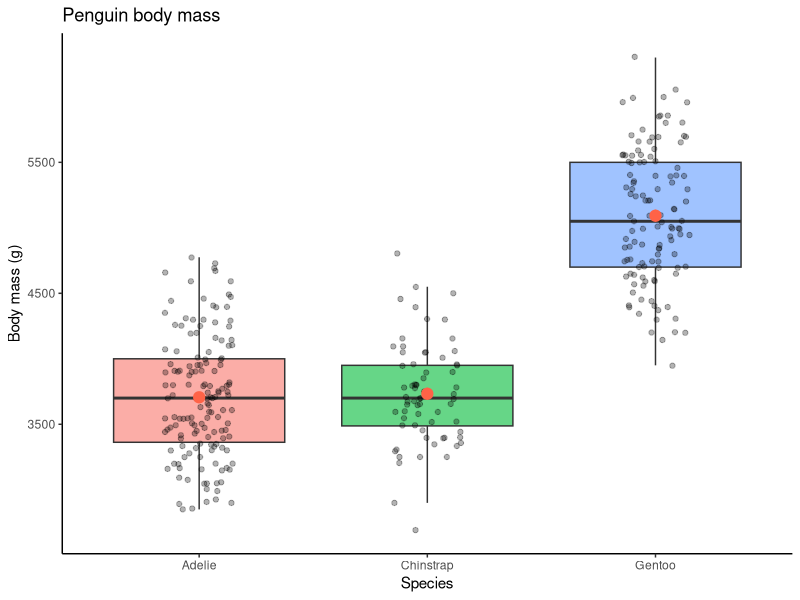
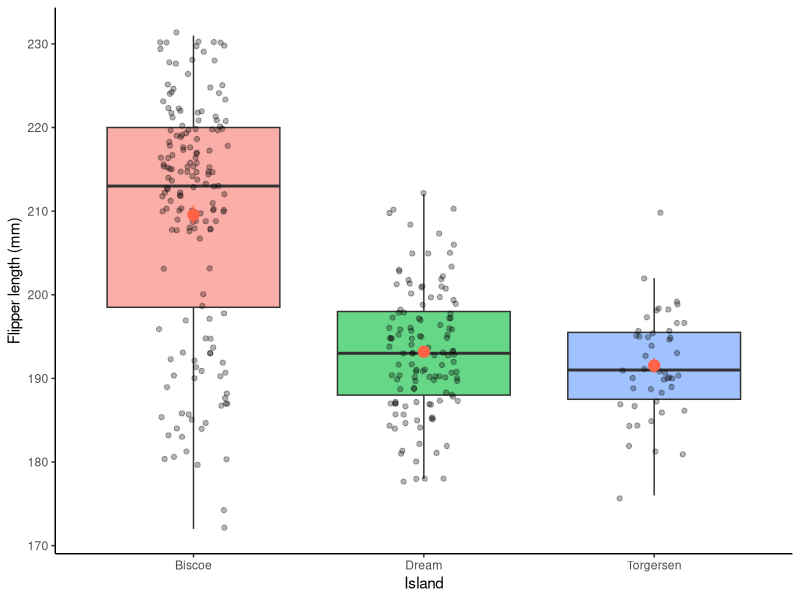

Generate these figures, in order, with R: (Note: this script raises an error after producing the figures.)
# =============================================================================
# 16_functions.R
# UMD Biostatistics — Bill Perry
# Reference script: writing your own functions in R
# =============================================================================

library(tidyverse)
library(palmerpenguins)


# ── 1. WHY WRITE FUNCTIONS? ───────────────────────────────────────────────────
# Rule of thumb: if you copy-paste code more than twice, write a function.
# Functions: reduce errors, make code readable, and update in one place.


# ── 2. THE BASIC STRUCTURE ────────────────────────────────────────────────────
# my_function <- function(arg1, arg2, ...) {
#   body — code that uses the arguments
#   return(result)     # optional — R returns the last expression
# }


# ── 3. A SIMPLE FIRST FUNCTION ────────────────────────────────────────────────
# Standard error — written out manually every time before; now one call
std_error <- function(x) {
  sd(x, na.rm = TRUE) / sqrt(sum(!is.na(x)))
}

std_error(penguins$body_mass_g)   # 37.2
std_error(c(4, 3, 5, NA, 7))      # 0.85


# ── 4. DEFAULT ARGUMENTS ──────────────────────────────────────────────────────
# Provide a default so callers can omit arguments they do not need to change.

describe_var <- function(x, digits = 2) {
  tibble(
    n      = sum(!is.na(x)),
    mean   = round(mean(x,   na.rm = TRUE), digits),
    sd     = round(sd(x,     na.rm = TRUE), digits),
    se     = round(std_error(x),            digits),
    min    = round(min(x,    na.rm = TRUE), digits),
    max    = round(max(x,    na.rm = TRUE), digits)
  )
}

describe_var(penguins$body_mass_g)
describe_var(penguins$flipper_length_mm, digits = 1)


# ── 5. FUNCTION THAT RETURNS A GGPLOT ─────────────────────────────────────────
# Wrap a standard exploratory plot so you can reuse it for any variable.

plot_by_group <- function(df, x_var, y_var,
                           x_lab = x_var, y_lab = y_var,
                           title = NULL) {
  ggplot(df, aes(x = .data[[x_var]], y = .data[[y_var]],
                 fill = .data[[x_var]])) +
    geom_boxplot(alpha = 0.6, outlier.shape = NA) +
    geom_point(position = position_jitter(width = 0.15, seed = 42), alpha = 0.3, size = 1.5) +
    stat_summary(fun.data = mean_se, geom = "pointrange",
                 color = "tomato", size = 0.7) +
    labs(x = x_lab, y = y_lab, title = title) +
    theme_classic() +
    theme(legend.position = "none")
}

# .data[[var]] is the tidy-eval way to use a string as a column name inside aes()

plot_by_group(penguins |> drop_na(),
              x_var = "species",
              y_var = "body_mass_g",
              x_lab = "Species",
              y_lab = "Body mass (g)",
              title = "Penguin body mass")

plot_by_group(penguins |> drop_na(),
              x_var = "island",
              y_var = "flipper_length_mm",
              x_lab = "Island",
              y_lab = "Flipper length (mm)")


# ── 6. FUNCTION WITH VALIDATION ───────────────────────────────────────────────
# Use stop() to give clear error messages when inputs are wrong.

std_error_safe <- function(x) {
  if (!is.numeric(x)) {
    stop("x must be a numeric vector, not ", class(x), call. = FALSE)
  }
  if (sum(!is.na(x)) < 2) {
    stop("Need at least 2 non-NA values to compute SE.", call. = FALSE)
  }
  sd(x, na.rm = TRUE) / sqrt(sum(!is.na(x)))
}

std_error_safe(c(1, 2, 3))         # works fine
# std_error_safe(c("a", "b"))       # clear error: "x must be numeric"
# std_error_safe(c(1, NA, NA, NA))  # clear error: "Need at least 2 non-NA"


# ── 7. APPLYING A FUNCTION ACROSS COLUMNS WITH across() ─────────────────────

# Use your function inside summarise(across(...))
penguins |>
  drop_na() |>
  group_by(species) |>
  summarise(
    across(
      c(bill_length_mm, flipper_length_mm, body_mass_g),
      list(mean = ~ mean(.x, na.rm = TRUE),
           se   = ~ std_error(.x)),
    ),
    .groups = "drop"
  )


# ── 8. A COMPLETE ANALYSIS FUNCTION ──────────────────────────────────────────
# Wrap a standard pipeline: filter → summarise → plot → save

penguin_summary_plot <- function(df, group_var, response_var,
                                  output_path = NULL) {
  # Compute summary
  smry <- df |>
    drop_na(all_of(c(group_var, response_var))) |>
    group_by(.data[[group_var]]) |>
    summarise(
      n    = sum(!is.na(.data[[response_var]])),
      mean = mean(.data[[response_var]], na.rm = TRUE),
      se   = std_error(.data[[response_var]]),
      .groups = "drop"
    )

  # Build plot
  p <- ggplot(smry, aes(x = .data[[group_var]], y = mean,
                          fill = .data[[group_var]])) +
    geom_col(alpha = 0.7, width = 0.6) +
    geom_errorbar(aes(ymin = mean - se, ymax = mean + se),
                  width = 0.2, linewidth = 0.8) +
    geom_text(aes(label = paste0("n = ", n), y = mean + se + (max(smry$mean)*0.03)),
              size = 3) +
    labs(x = group_var, y = paste0("Mean ", response_var, " ± SE")) +
    theme_classic() +
    theme(legend.position = "none")

  # Optionally save
  if (!is.null(output_path)) {
    ggsave(output_path, plot = p, width = 6, height = 5, units = "in")
    message("Saved to: ", output_path)
  }

  return(p)
}

penguin_summary_plot(penguins, "species",  "body_mass_g")
penguin_summary_plot(penguins, "island",   "flipper_length_mm")
penguin_summary_plot(penguins, "species",  "bill_length_mm",
                     output_path = "figures/penguin_bill_summary.pdf")


# ── 9. SOURCING FUNCTIONS FROM A SEPARATE FILE ────────────────────────────────
# Save frequently used functions in a dedicated file, e.g. functions/utils.R
# Then at the top of any script:
#   source("functions/utils.R")
#
# Recommended project structure:
#   my_project/
#   ├── functions/
#   │   └── utils.R          <- your reusable functions
#   ├── themes/
#   │   └── r_themes_for_3_sizes.R
#   ├── scripts/
#   │   └── 01_analysis.R
#   └── figures/

# =============================================================================
# END OF FILE
# =============================================================================
